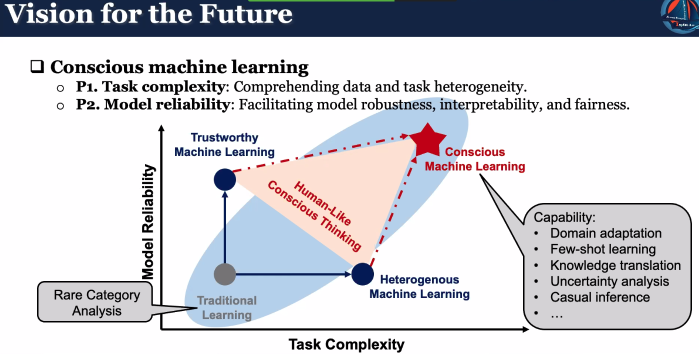
#> input picture test/test.png, 1398 x 707 px, given in place of test.jpg, which was not available (shown at 1/2 size)
$ jupyter execute fft_reconstruct.ipynb   (shell and % lines are left out)   (text cells are left out)
#> lines starting #> are read from the running program, lines starting #| are printed output that depends on the picture; pictures that were not available may be replaced by others from this repository, and a replacement may not be noted
[cell 1]
from PIL import Image
from skimage.io import imread, imshow, show
import scipy.fftpack as fp
from scipy import ndimage, misc, signal
from skimage import data, img_as_float
from skimage.color import rgb2gray
from skimage.transform import rescale
import matplotlib.pylab as pylab
import numpy as np
import numpy.fft
import timeit
import scipy.fftpack as fftpack


def signaltonoise(a, axis=0, ddof=0):
    """
    The signal-to-noise ratio of the input data.
    Returns the signal-to-noise ratio of `a`, here defined as the mean
    divided by the standard deviation.
    Parameters
    ----------
    a : array_like
        An array_like object containing the sample data.
    axis : int or None, optional
        If axis is equal to None, the array is first ravel'd. If axis is an
        integer, this is the axis over which to operate. Default is 0.
    ddof : int, optional
        Degrees of freedom correction for standard deviation. Default is 0.
    Returns
    -------
    s2n : ndarray
        The mean to standard deviation ratio(s) along `axis`, or 0 where the
        standard deviation is 0.
    """
    a = np.asanyarray(a)
    m = a.mean(axis)
    sd = a.std(axis=axis, ddof=ddof)
    return np.where(sd == 0, 0, m/sd)

im = np.array(Image.open('./images/test.jpg').convert('L'))
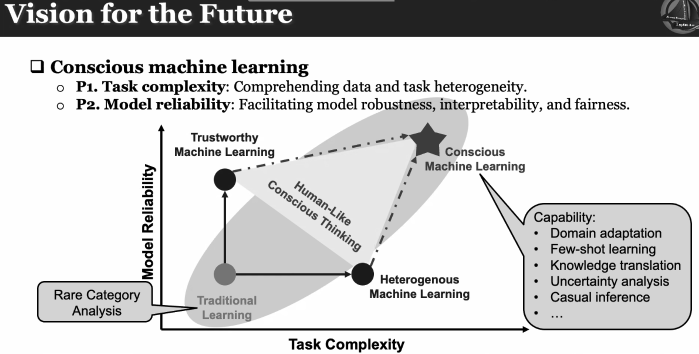
#> im: shape (707, 1398) (shown at 1/2 size); min 0, max 255, mean 207.4
freq = fp.fft2(im)
(w, h) = freq.shape
#> w = 707; h = 1398
half_w, half_h = int(w/2), int(h/2)
#> half_w = 353; half_h = 699
snrs_lp = []
ubs = list(range(1,25))
pylab.figure(figsize=(12,20))
for u in ubs:
    freq1 = np.copy(freq)
    freq2 = fftpack.fftshift(freq1)
    freq2_low = np.copy(freq2)
    freq2_low[half_w-u:half_w+u+1,half_h-u:half_h+u+1] = 0
    freq2 -= freq2_low # select only the first 20x20 (low) frequencies
    im1 = fp.ifft2(fftpack.ifftshift(freq2)).real
    snrs_lp.append(signaltonoise(im1, axis=None))
    pylab.subplot(6,4,u), pylab.imshow(im1, cmap='gray'), pylab.axis('off')
    pylab.title('F = ' + str(u), size=20)
#> this loop made 24 passes
#> sd in signaltonoise on passes 1 to 12: 25.82, 33.36, 40.84, 47.13, 51.55, 53.12, 54.25, 55.13, 55.71, 56.51, 57.24, 57.97
#> pass 1, `im1 = fp.ifft2(fftpack.ifftshift(freq2)).real`:
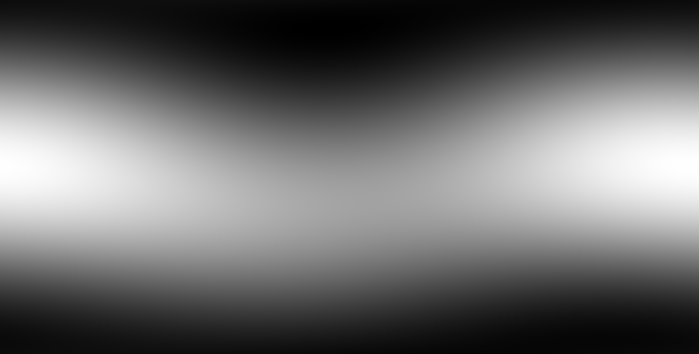
#> im1: shape (707, 1398) float64 (shown at 1/2 size); min 169.8, max 259.2, mean 207.4; drawn with min black and max white
#> pass 2, `im1 = fp.ifft2(fftpack.ifftshift(freq2)).real`:
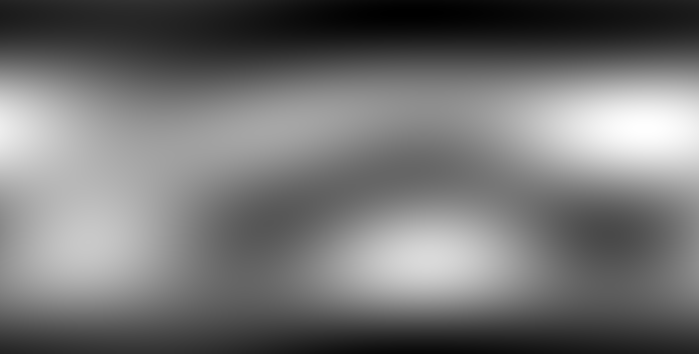
#> im1: shape (707, 1398) float64 (shown at 1/2 size); min 140.5, max 288.6, mean 207.4; drawn with min black and max white
#> pass 3, `im1 = fp.ifft2(fftpack.ifftshift(freq2)).real`:
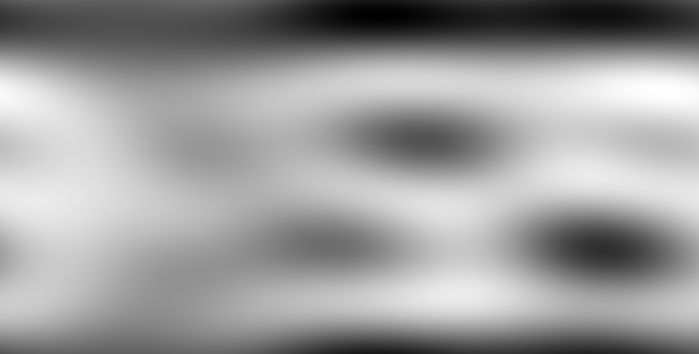
#> im1: shape (707, 1398) float64 (shown at 1/2 size); min 92.98, max 280, mean 207.4; drawn with min black and max white
#> after the loop:
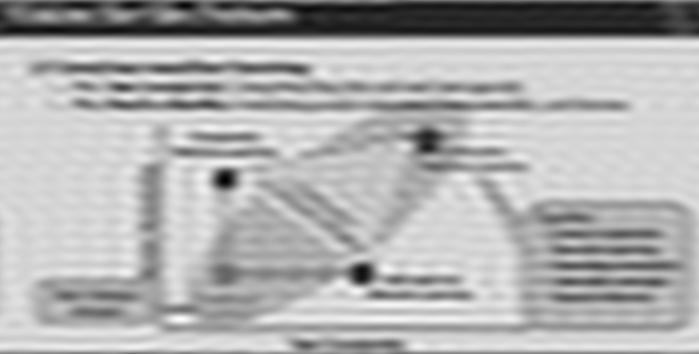
#> im1: shape (707, 1398) float64 (shown at 1/2 size); min -12.54, max 305.9, mean 207.4; drawn with min black and max white
#> after the loop, snrs_lp = [8.03, 6.22, 5.08, 4.4, 4.02, 3.9, 3.82, 3.76, 3.72, 3.67, 3.62, 3.58, 3.53, 3.48, 3.47, 3.45, 3.41, 3.38, 3.36, 3.33, 3.31, 3.28, 3.26, 3.23]
pylab.subplots_adjust(wspace=0.1, hspace=0)
pylab.show()
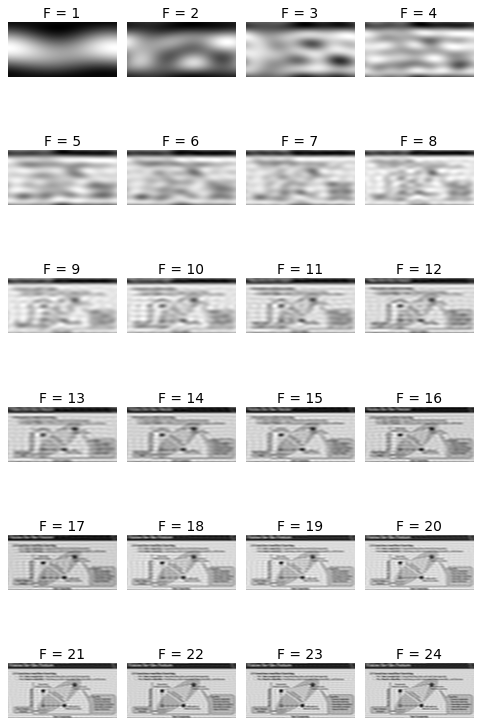
#> figure drawn by matplotlib, 24 panels
